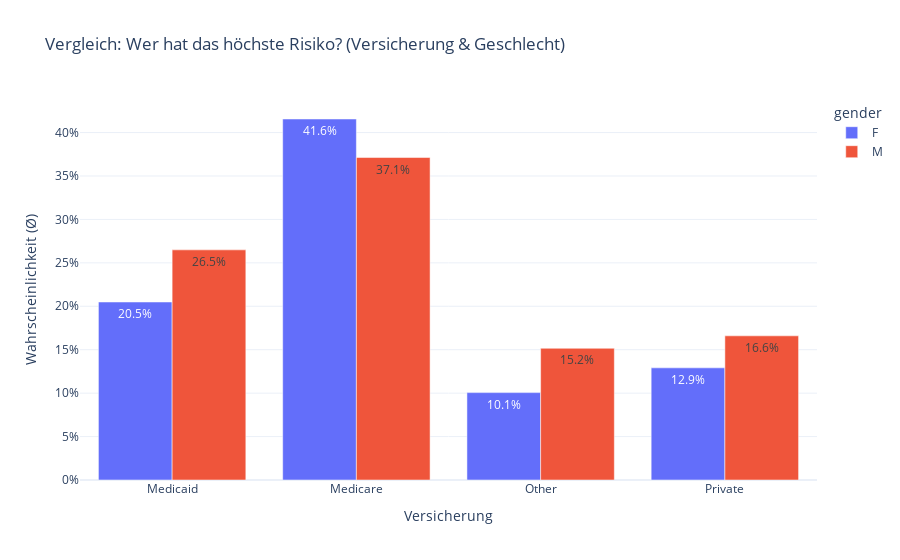

This figure's notebook cell:
### Code cell
# ---------------------------------------------------------
# 4. Sozio-Ökonomisch (Vereinfacht: Balken nebeneinander)
# ---------------------------------------------------------
# Statt komplizierter Violin-Plots nutzen wir gruppierte Balken.
df_ins_mean = df_analyze.groupby(['insurance', 'gender'])['risk_score'].mean().reset_index()

fig3 = px.bar(
    df_ins_mean, 
    x='insurance', 
    y='risk_score', 
    color='gender', 
    barmode='group', # Männlich/Weiblich nebeneinander
    text_auto='.1%',
    title='Vergleich: Wer hat das höchste Risiko? (Versicherung & Geschlecht)',
    labels={'risk_score': 'Wahrscheinlichkeit (Ø)', 'insurance': 'Versicherung'},
    template="plotly_white"
)
fig3.update_layout(yaxis_tickformat='.0%')
fig3.show()

### Figure 1 — Plotly figure (JSON) as saved in the notebook; plotly's stock layout.template omitted (floating-point values rounded to 4 significant figures)
{"data": [{"alignmentgroup": "True", "hovertemplate": "gender=F<br>Versicherung=%{x}<br>Wahrscheinlichkeit (Ø)=%{y}<extra></extra>", "legendgroup": "F", "marker": {"color": "#636efa", "pattern": {"shape": ""}}, "name": "F", "offsetgroup": "F", "orientation": "v", "showlegend": true, "textposition": "auto", "texttemplate": "%{y:.1%}", "type": "bar", "x": ["Medicaid", "Medicare", "Other", "Private"], "xaxis": "x", "y": [0.2049, 0.4156, 0.1006, 0.1291], "yaxis": "y"}, {"alignmentgroup": "True", "hovertemplate": "gender=M<br>Versicherung=%{x}<br>Wahrscheinlichkeit (Ø)=%{y}<extra></extra>", "legendgroup": "M", "marker": {"color": "#EF553B", "pattern": {"shape": ""}}, "name": "M", "offsetgroup": "M", "orientation": "v", "showlegend": true, "textposition": "auto", "texttemplate": "%{y:.1%}", "type": "bar", "x": ["Medicaid", "Medicare", "Other", "Private"], "xaxis": "x", "y": [0.265, 0.3712, 0.1516, 0.166], "yaxis": "y"}], "layout": {"barmode": "group", "legend": {"title": {"text": "gender"}, "tracegroupgap": 0}, "title": {"text": "Vergleich: Wer hat das höchste Risiko? (Versicherung & Geschlecht)"}, "xaxis": {"anchor": "y", "domain": [0, 1], "title": {"text": "Versicherung"}}, "yaxis": {"anchor": "x", "domain": [0, 1], "tickformat": ".0%", "title": {"text": "Wahrscheinlichkeit (Ø)"}}}}
